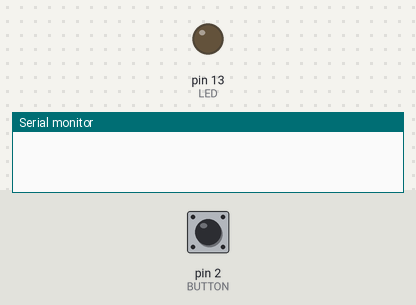
Bench run of a program on a simulated Arduino Uno, built with avr-gcc and run on an emulated ATmega328P. Parts: output pins drawn as LEDs (lit = HIGH), the last lines printed to the serial monitor. Dashed ring = blinking. The test bench sets the inputs (shaded band); at power-on: pin 2 (BUTTON) HIGH.

Above: at 1.2 s.
1.3 s: pin 2 (BUTTON) pulled LOW for 0.15 s
At 1.8 s:
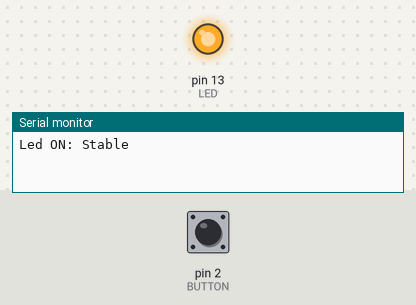
2.9 s: pin 2 (BUTTON) pulled LOW for 1 s
At 4.3 s:
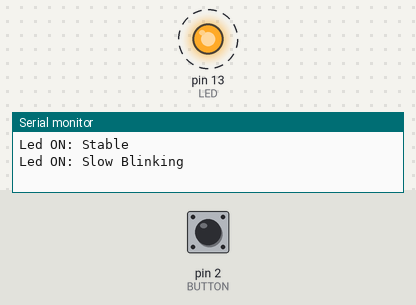
5.9 s: pin 2 (BUTTON) driven LOW
At 6.25 s:
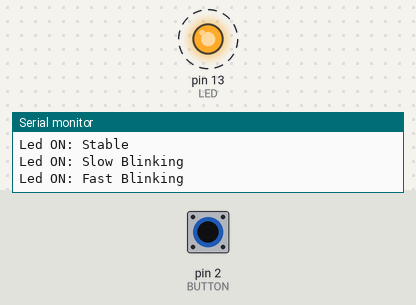
8.9 s: pin 2 (BUTTON) pulsed HIGH 2 times (0.12 s each, 0.3 s apart)
At 9.7 s:
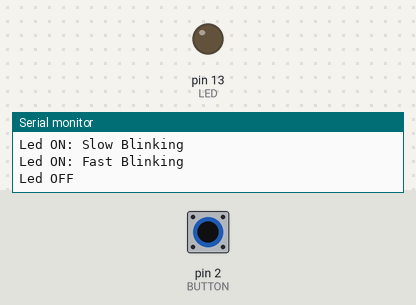
Timing chart, 0 to 11.9 s (numbered marks = the images above; inputs shaded):
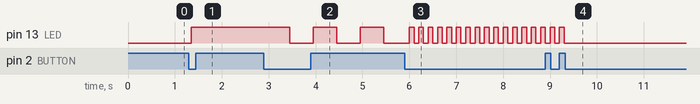

The program:

main.cpp
```cpp
#include <Arduino.h>
#include "Helper.h"
// put function declarations here:
const int LED = LED_BUILTIN;
const int BUTTON = 2;


//Variable Declaration
int mode = 0;

boolean internalLedState = false;
boolean lastButtonstate = HIGH;

void setup() {
  Serial.begin(9600);
  pinMode(LED, OUTPUT);
  pinMode(BUTTON, INPUT_PULLUP);
}

void loop() {
  bool currentButtonState = digitalRead(BUTTON);

  if(lastButtonstate == HIGH && currentButtonState == LOW) {
    if(mode < 3) {
      mode ++;
      printStatus(mode);
    } else {
      mode = 0;
      printStatus(mode);
    }
    delay(50);
  }

  ledMode(mode, LED);


  lastButtonstate = currentButtonState;

}
```

Helper.h
```cpp
#pragma once

void ledMode(int mode, int ledPin);
void printStatus(int mode);
```

Helper.cpp
```cpp
#include <Arduino.h>
#include "Helper.h"

void ledMode(int mode, int ledPin) {

    switch (mode) {

        case 0:
            digitalWrite(ledPin, LOW);
            break;

        case 1:
            digitalWrite(ledPin, HIGH);
            break;

        case 2:
            digitalWrite(ledPin, HIGH);
            delay(500);
            digitalWrite(ledPin, LOW);
            delay(500);
            break;

        case 3:
            digitalWrite(ledPin, HIGH);
            delay(100);
            digitalWrite(ledPin, LOW);
            delay(100);
            break;
    }
}

void printStatus(int mode){
    switch (mode) {

        case 0:
            Serial.println("Led OFF");
            break;

        case 1:
            Serial.println("Led ON: Stable");
            break;

        case 2:
            Serial.println("Led ON: Slow Blinking");
            break;

        case 3:
            Serial.println("Led ON: Fast Blinking");
            break;
    }
}
```

Measured:
- after the input at 1.3 s, pin 13 (LED): LOW → HIGH after 0.05 s
- after the input at 2.9 s, pin 13 (LED): alternates HIGH for 0.50 s and LOW for 0.50 s, starting after 0.55 s
- after the input at 5.9 s, pin 13 (LED): alternates HIGH for 0.10 s and LOW for 0.10 s, starting after 0.10 s
- after the input at 8.9 s, pin 13 (LED): goes on until 9.3 s, then stays LOW
